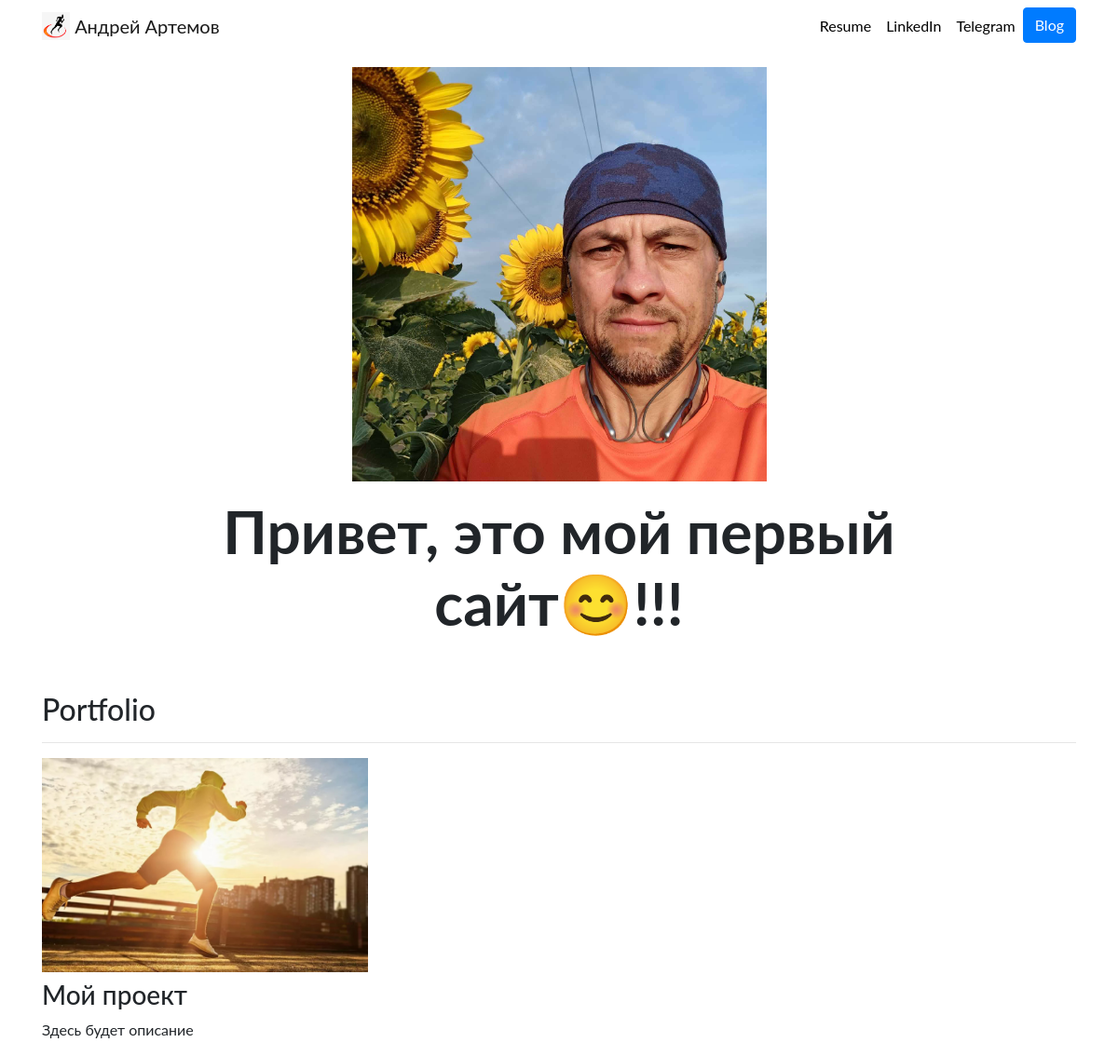
/, run on an earlier commit of the app's database.
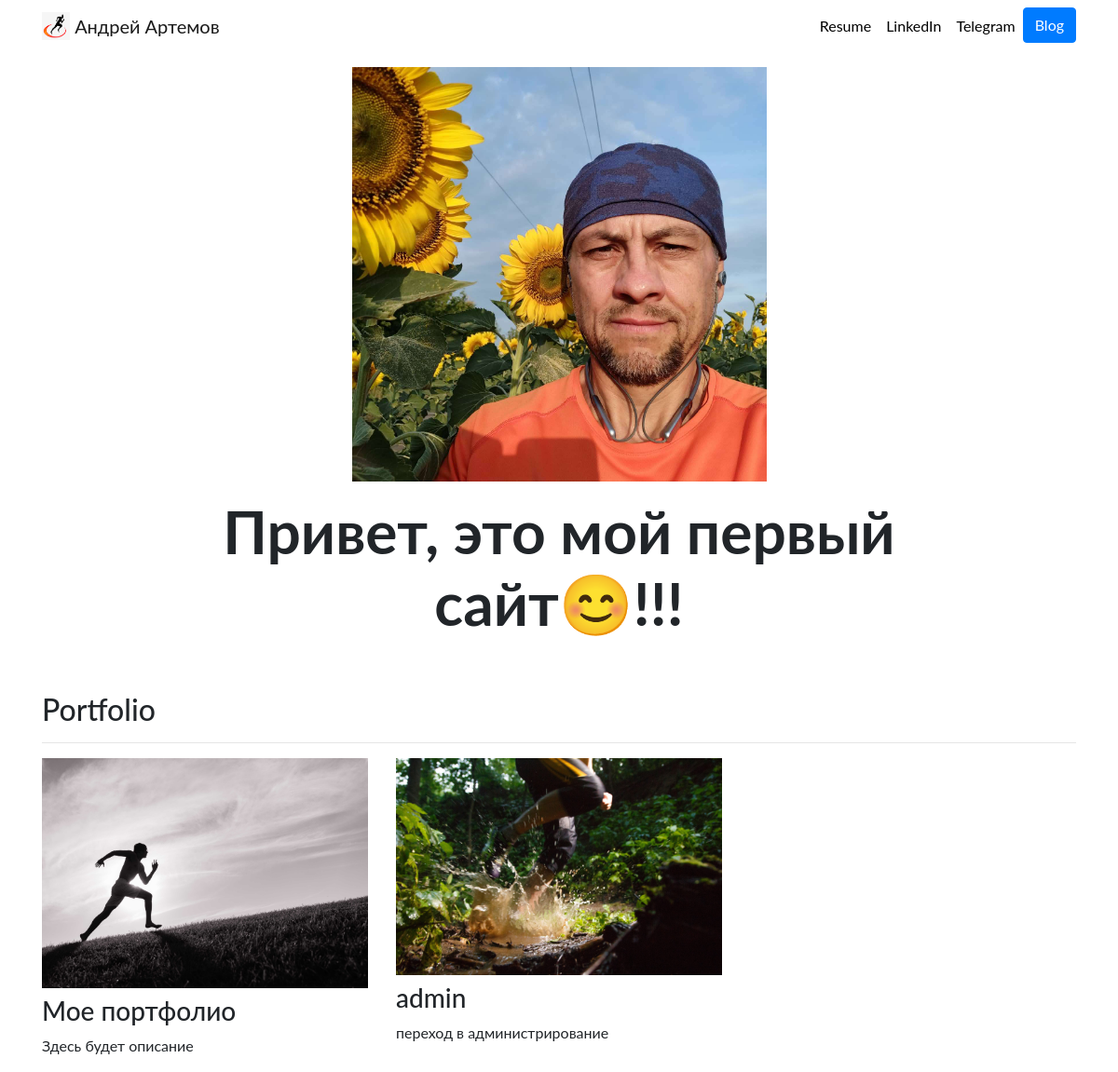
And on a later commit of the database.
### portfolio/models.py (models this page shows, shortened)
class Project(models.Model):
    title = models.CharField(max_length=100)
    description = models.CharField(max_length=250)
    image = models.ImageField(upload_to='portfolio/images')
    url = models.URLField(blank = True)

### portfolio/views.py (the view)
# urls.py: 2. Add a URL to urlpatterns:  path('', views.home, name='home')
def home(reguest):
    projects = Project.objects.all()
    return render(reguest, 'portfolio/home.html', {'projects': projects})

### portfolio/templates/portfolio/home.html
{% extends "portfolio/base.html" %}
{% load static %}
{% block content %}
<div class="row justify-content-center my-3">
  <div class="col-5">
    <img src="{% static 'portfolio/IMG_20210721_064947_834.jpg' %}" class="img-fluid">
  </div>
</div>
<div class="row justify-content-center mb-3">
  <div class="col-md-9 text-center">
    <h1 id="hometext" class="font-weight-bold">Привет, это мой первый сайт😊!!!</h1>
  </div>
</div>
<h2 class="mt-5">Portfolio</h2>
<hr>
<div class="row">
  {% for project in projects %}
  <div class="col-lg-4 col-md-6">
    {% if project.url %}
    <a href="{{ project.url }}">
      <img src="{{ project.image.url }}" class="img-fluid mb-2">
    </a>
    {% else %}
    <img src="{{ project.image.url }}" class="img-fluid mb-2">
    {% endif %}
    <h3>{{ project.title }}</h3>
    <p>{{ project.description }}</p>
  </div>
  {% endfor %}
</div>
{% endblock %}

### portfolio/templates/portfolio/base.html (shortened to what this page needs)
{% load static %}
<!doctype html>
<html lang="en">
<head>
  <link rel="stylesheet" href="https://stackpath.bootstrapcdn.com/bootstrap/4.4.1/css/bootstrap.min.css">
  <link rel="stylesheet" href="{% static "portfolio/custom.css" %}">
</head>
<body>
  <nav id="topNav" class="navbar navbar-expand-md navbar-light">
    <div class="container">
      <a class="navbar-brand" href="{% url 'home' %}">
        <img src="{% static "portfolio/1234.jpg" %}" width="30" height="30" class="d-inline-block align-top" alt="Андрей Logo">
        <span>Андрей Артемов</span>
      </a>
      <div class="collapse navbar-collapse text-center" id="navbarNav">
        <ul class="navbar-nav ml-auto">
            <li class="nav-item">
            <a class="nav-link" href="{% static "portfolio/resume.pdf" %}">Resume</a>
          </li>
          <li class="nav-item">
            <a class="nav-link" href="https://www.linkedin.com/in/nick-walter/" target="_blank">LinkedIn</a>
          </li>
          <li class="nav-item">
            <a class="nav-link" href="https://web.telegram.org/" target="_blank">Telegram</a>
          </li>
          <li>
            <a role="button" href="{% url 'blog:all_blogs' %}" class="btn btn-primary">Blog</a>
          </li>
        </ul>
      </div>
    </div>
  </nav>
  <div class="container">
    {% block content %}{% endblock %}
  </div>
</body>
</html>

### portfolio/static/portfolio/custom.css (style rules this page uses)
.navbar-nav .nav-link { color: rgba(0,0,0,1) !important; }
body { font-family: 'Lato', sans-serif; }
@media (min-width: 992px) { #hometext { font-size: 4rem; } }

What changed in the data, as far as the page shows it:
removed Project: image (picture), title "Мой проект", description "Здесь будет описание"
added Project: image (picture), title "Мое портфолио", description "Здесь будет описание"
added Project: image (picture), title "admin", description "переход в администрирование"
